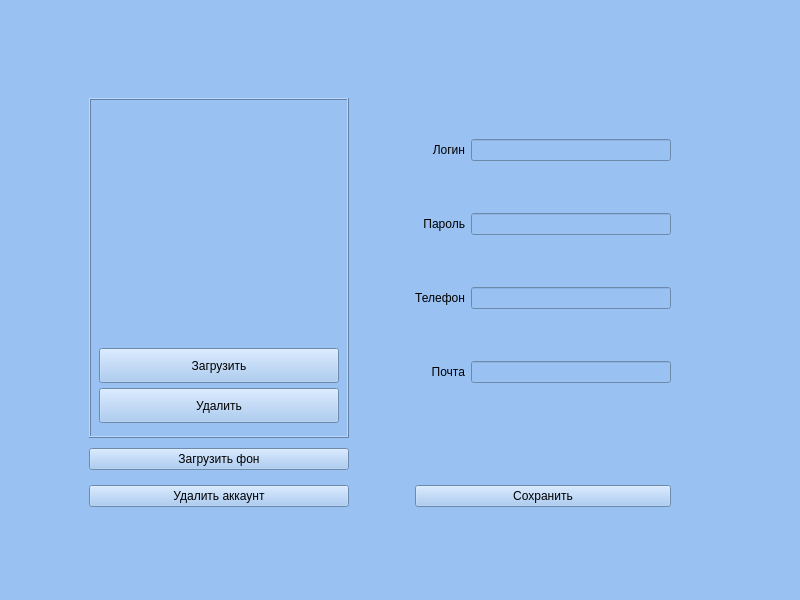
<?xml version="1.0" encoding="UTF-8"?>
<ui version="4.0">
 <class>Form</class>
 <widget class="QWidget" name="Form">
  <property name="geometry">
   <rect>
    <x>0</x>
    <y>0</y>
    <width>800</width>
    <height>600</height>
   </rect>
  </property>
  <property name="minimumSize">
   <size>
    <width>800</width>
    <height>600</height>
   </size>
  </property>
  <property name="windowTitle">
   <string>Form</string>
  </property>
  <property name="styleSheet">
   <string notr="true">background-color: rgb(153, 193, 241)</string>
  </property>
  <layout class="QGridLayout" name="gridLayout_2">
   <item row="1" column="0">
    <spacer name="horizontalSpacer_9">
     <property name="orientation">
      <enum>Qt::Horizontal</enum>
     </property>
     <property name="sizeType">
      <enum>QSizePolicy::MinimumExpanding</enum>
     </property>
     <property name="sizeHint" stdset="0">
      <size>
       <width>40</width>
       <height>20</height>
      </size>
     </property>
    </spacer>
   </item>
   <item row="1" column="2">
    <layout class="QGridLayout" name="gridLayout">
     <item row="1" column="2">
      <spacer name="verticalSpacer_4">
       <property name="orientation">
        <enum>Qt::Vertical</enum>
       </property>
       <property name="sizeHint" stdset="0">
        <size>
         <width>20</width>
         <height>40</height>
        </size>
       </property>
      </spacer>
     </item>
     <item row="0" column="2">
      <layout class="QGridLayout" name="gridLayout_9">
       <item row="3" column="0">
        <widget class="QLabel" name="emailLabel">
         <property name="text">
          <string>Почта</string>
         </property>
         <property name="alignment">
          <set>Qt::AlignRight|Qt::AlignTrailing|Qt::AlignVCenter</set>
         </property>
        </widget>
       </item>
       <item row="3" column="1">
        <widget class="QLineEdit" name="emailLineEdit">
         <property name="sizePolicy">
          <sizepolicy hsizetype="Fixed" vsizetype="Fixed">
           <horstretch>0</horstretch>
           <verstretch>0</verstretch>
          </sizepolicy>
         </property>
         <property name="minimumSize">
          <size>
           <width>200</width>
           <height>0</height>
          </size>
         </property>
         <property name="maximumSize">
          <size>
           <width>200</width>
           <height>16777215</height>
          </size>
         </property>
        </widget>
       </item>
       <item row="0" column="1">
        <widget class="QLineEdit" name="loginLineEdit">
         <property name="enabled">
          <bool>false</bool>
         </property>
         <property name="sizePolicy">
          <sizepolicy hsizetype="Fixed" vsizetype="Fixed">
           <horstretch>0</horstretch>
           <verstretch>0</verstretch>
          </sizepolicy>
         </property>
         <property name="minimumSize">
          <size>
           <width>200</width>
           <height>0</height>
          </size>
         </property>
         <property name="maximumSize">
          <size>
           <width>200</width>
           <height>16777215</height>
          </size>
         </property>
        </widget>
       </item>
       <item row="1" column="0">
        <widget class="QLabel" name="passwordLabel">
         <property name="text">
          <string>Пароль</string>
         </property>
         <property name="alignment">
          <set>Qt::AlignRight|Qt::AlignTrailing|Qt::AlignVCenter</set>
         </property>
        </widget>
       </item>
       <item row="1" column="1">
        <widget class="QLineEdit" name="passwordLineEdit">
         <property name="enabled">
          <bool>true</bool>
         </property>
         <property name="sizePolicy">
          <sizepolicy hsizetype="Fixed" vsizetype="Fixed">
           <horstretch>0</horstretch>
           <verstretch>0</verstretch>
          </sizepolicy>
         </property>
         <property name="minimumSize">
          <size>
           <width>200</width>
           <height>0</height>
          </size>
         </property>
         <property name="maximumSize">
          <size>
           <width>200</width>
           <height>16777215</height>
          </size>
         </property>
        </widget>
       </item>
       <item row="2" column="0">
        <widget class="QLabel" name="mobnumLabel">
         <property name="text">
          <string>Телефон</string>
         </property>
         <property name="alignment">
          <set>Qt::AlignRight|Qt::AlignTrailing|Qt::AlignVCenter</set>
         </property>
        </widget>
       </item>
       <item row="2" column="1">
        <widget class="QLineEdit" name="mobnumLineEdit">
         <property name="sizePolicy">
          <sizepolicy hsizetype="Fixed" vsizetype="Fixed">
           <horstretch>0</horstretch>
           <verstretch>0</verstretch>
          </sizepolicy>
         </property>
         <property name="minimumSize">
          <size>
           <width>200</width>
           <height>0</height>
          </size>
         </property>
         <property name="maximumSize">
          <size>
           <width>200</width>
           <height>16777215</height>
          </size>
         </property>
        </widget>
       </item>
       <item row="0" column="0">
        <widget class="QLabel" name="loginLabel">
         <property name="text">
          <string>Логин</string>
         </property>
         <property name="alignment">
          <set>Qt::AlignRight|Qt::AlignTrailing|Qt::AlignVCenter</set>
         </property>
        </widget>
       </item>
      </layout>
     </item>
     <item row="2" column="0">
      <widget class="QPushButton" name="deleteAccountButton">
       <property name="minimumSize">
        <size>
         <width>240</width>
         <height>0</height>
        </size>
       </property>
       <property name="maximumSize">
        <size>
         <width>16777215</width>
         <height>16777215</height>
        </size>
       </property>
       <property name="text">
        <string>Удалить аккаунт</string>
       </property>
      </widget>
     </item>
     <item row="0" column="1">
      <spacer name="horizontalSpacer_7">
       <property name="orientation">
        <enum>Qt::Horizontal</enum>
       </property>
       <property name="sizeType">
        <enum>QSizePolicy::Fixed</enum>
       </property>
       <property name="sizeHint" stdset="0">
        <size>
         <width>60</width>
         <height>20</height>
        </size>
       </property>
      </spacer>
     </item>
     <item row="1" column="1">
      <spacer name="horizontalSpacer_2">
       <property name="orientation">
        <enum>Qt::Horizontal</enum>
       </property>
       <property name="sizeHint" stdset="0">
        <size>
         <width>40</width>
         <height>20</height>
        </size>
       </property>
      </spacer>
     </item>
     <item row="2" column="2">
      <widget class="QPushButton" name="saveSettingsButton">
       <property name="sizePolicy">
        <sizepolicy hsizetype="Minimum" vsizetype="Fixed">
         <horstretch>0</horstretch>
         <verstretch>0</verstretch>
        </sizepolicy>
       </property>
       <property name="minimumSize">
        <size>
         <width>240</width>
         <height>0</height>
        </size>
       </property>
       <property name="maximumSize">
        <size>
         <width>16777215</width>
         <height>16777215</height>
        </size>
       </property>
       <property name="text">
        <string>Сохранить</string>
       </property>
      </widget>
     </item>
     <item row="2" column="3">
      <spacer name="horizontalSpacer_5">
       <property name="orientation">
        <enum>Qt::Horizontal</enum>
       </property>
       <property name="sizeHint" stdset="0">
        <size>
         <width>40</width>
         <height>20</height>
        </size>
       </property>
      </spacer>
     </item>
     <item row="1" column="3">
      <spacer name="horizontalSpacer_4">
       <property name="orientation">
        <enum>Qt::Horizontal</enum>
       </property>
       <property name="sizeHint" stdset="0">
        <size>
         <width>40</width>
         <height>20</height>
        </size>
       </property>
      </spacer>
     </item>
     <item row="2" column="1">
      <spacer name="horizontalSpacer_3">
       <property name="orientation">
        <enum>Qt::Horizontal</enum>
       </property>
       <property name="sizeHint" stdset="0">
        <size>
         <width>40</width>
         <height>20</height>
        </size>
       </property>
      </spacer>
     </item>
     <item row="0" column="0">
      <layout class="QGridLayout" name="gridLayout_7">
       <item row="0" column="1">
        <widget class="QFrame" name="frame">
         <property name="minimumSize">
          <size>
           <width>260</width>
           <height>340</height>
          </size>
         </property>
         <property name="maximumSize">
          <size>
           <width>250</width>
           <height>330</height>
          </size>
         </property>
         <property name="styleSheet">
          <string notr="true"/>
         </property>
         <property name="frameShape">
          <enum>QFrame::Box</enum>
         </property>
         <property name="frameShadow">
          <enum>QFrame::Raised</enum>
         </property>
         <property name="lineWidth">
          <number>1</number>
         </property>
         <widget class="QLabel" name="label">
          <property name="geometry">
           <rect>
            <x>10</x>
            <y>10</y>
            <width>240</width>
            <height>240</height>
           </rect>
          </property>
          <property name="minimumSize">
           <size>
            <width>240</width>
            <height>240</height>
           </size>
          </property>
          <property name="maximumSize">
           <size>
            <width>240</width>
            <height>240</height>
           </size>
          </property>
          <property name="text">
           <string/>
          </property>
         </widget>
         <widget class="QPushButton" name="pushButton">
          <property name="geometry">
           <rect>
            <x>10</x>
            <y>250</y>
            <width>240</width>
            <height>35</height>
           </rect>
          </property>
          <property name="minimumSize">
           <size>
            <width>240</width>
            <height>35</height>
           </size>
          </property>
          <property name="maximumSize">
           <size>
            <width>240</width>
            <height>35</height>
           </size>
          </property>
          <property name="text">
           <string>Загрузить</string>
          </property>
         </widget>
         <widget class="QPushButton" name="pushButton_2">
          <property name="geometry">
           <rect>
            <x>10</x>
            <y>290</y>
            <width>240</width>
            <height>35</height>
           </rect>
          </property>
          <property name="minimumSize">
           <size>
            <width>240</width>
            <height>35</height>
           </size>
          </property>
          <property name="maximumSize">
           <size>
            <width>240</width>
            <height>35</height>
           </size>
          </property>
          <property name="text">
           <string>Удалить</string>
          </property>
         </widget>
        </widget>
       </item>
      </layout>
     </item>
     <item row="0" column="3">
      <spacer name="horizontalSpacer_8">
       <property name="orientation">
        <enum>Qt::Horizontal</enum>
       </property>
       <property name="sizeHint" stdset="0">
        <size>
         <width>40</width>
         <height>20</height>
        </size>
       </property>
      </spacer>
     </item>
     <item row="1" column="0">
      <widget class="QPushButton" name="backgroundButton">
       <property name="text">
        <string>Загрузить фон</string>
       </property>
      </widget>
     </item>
    </layout>
   </item>
   <item row="2" column="2">
    <spacer name="verticalSpacer">
     <property name="orientation">
      <enum>Qt::Vertical</enum>
     </property>
     <property name="sizeHint" stdset="0">
      <size>
       <width>20</width>
       <height>40</height>
      </size>
     </property>
    </spacer>
   </item>
   <item row="0" column="2">
    <spacer name="verticalSpacer_2">
     <property name="orientation">
      <enum>Qt::Vertical</enum>
     </property>
     <property name="sizeType">
      <enum>QSizePolicy::MinimumExpanding</enum>
     </property>
     <property name="sizeHint" stdset="0">
      <size>
       <width>20</width>
       <height>20</height>
      </size>
     </property>
    </spacer>
   </item>
   <item row="1" column="3">
    <spacer name="horizontalSpacer">
     <property name="orientation">
      <enum>Qt::Horizontal</enum>
     </property>
     <property name="sizeType">
      <enum>QSizePolicy::MinimumExpanding</enum>
     </property>
     <property name="sizeHint" stdset="0">
      <size>
       <width>40</width>
       <height>20</height>
      </size>
     </property>
    </spacer>
   </item>
  </layout>
 </widget>
 <resources/>
 <connections/>
</ui>
